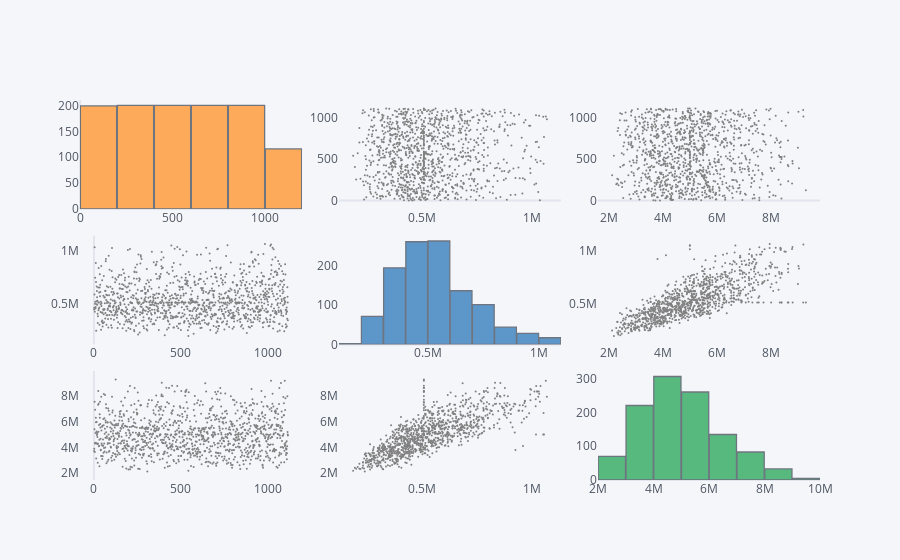

This figure's notebook cell:
### Markdown cell above
#### Bivarient Analysis

### Code cell
base_df.scatter_matrix()

### Figure 1 — Plotly figure (JSON) as saved in the notebook; plotly's stock layout.template omitted (floating-point values rounded to 4 significant figures; data arrays with more than 128 entries replaced by an {"elided": "..."} marker saying what was removed)
{"data": [{"histfunc": "count", "histnorm": "", "marker": {"color": "rgba(255, 153, 51, 1.0)", "line": {"color": "#4D5663", "width": 1.3}}, "name": "Store", "nbinsx": 10, "opacity": 0.8, "orientation": "v", "type": "histogram", "x": {"elided": "1115 int values"}, "xaxis": "x", "yaxis": "y"}, {"line": {"color": "rgba(128, 128, 128, 1.0)", "dash": "solid", "shape": "linear", "width": 1.3}, "marker": {"size": 2, "symbol": "circle"}, "mode": "markers", "name": "Store", "text": "", "type": "scatter", "x": {"elided": "1115 int values"}, "xaxis": "x2", "y": {"elided": "1115 int values"}, "yaxis": "y2"}, {"line": {"color": "rgba(128, 128, 128, 1.0)", "dash": "solid", "shape": "linear", "width": 1.3}, "marker": {"size": 2, "symbol": "circle"}, "mode": "markers", "name": "Store", "text": "", "type": "scatter", "x": {"elided": "1115 int values"}, "xaxis": "x3", "y": {"elided": "1115 int values"}, "yaxis": "y3"}, {"line": {"color": "rgba(128, 128, 128, 1.0)", "dash": "solid", "shape": "linear", "width": 1.3}, "marker": {"size": 2, "symbol": "circle"}, "mode": "markers", "name": "Customers", "text": "", "type": "scatter", "x": {"elided": "1115 int values"}, "xaxis": "x4", "y": {"elided": "1115 int values"}, "yaxis": "y4"}, {"histfunc": "count", "histnorm": "", "marker": {"color": "rgba(55, 128, 191, 1.0)", "line": {"color": "#4D5663", "width": 1.3}}, "name": "Customers", "nbinsx": 10, "opacity": 0.8, "orientation": "v", "type": "histogram", "x": {"elided": "1115 int values"}, "xaxis": "x5", "yaxis": "y5"}, {"line": {"color": "rgba(128, 128, 128, 1.0)", "dash": "solid", "shape": "linear", "width": 1.3}, "marker": {"size": 2, "symbol": "circle"}, "mode": "markers", "name": "Customers", "text": "", "type": "scatter", "x": {"elided": "1115 int values"}, "xaxis": "x6", "y": {"elided": "1115 int values"}, "yaxis": "y6"}, {"line": {"color": "rgba(128, 128, 128, 1.0)", "dash": "solid", "shape": "linear", "width": 1.3}, "marker": {"size": 2, "symbol": "circle"}, "mode": "markers", "name": "Sales", "text": "", "type": "scatter", "x": {"elided": "1115 int values"}, "xaxis": "x7", "y": {"elided": "1115 int values"}, "yaxis": "y7"}, {"line": {"color": "rgba(128, 128, 128, 1.0)", "dash": "solid", "shape": "linear", "width": 1.3}, "marker": {"size": 2, "symbol": "circle"}, "mode": "markers", "name": "Sales", "text": "", "type": "scatter", "x": {"elided": "1115 int values"}, "xaxis": "x8", "y": {"elided": "1115 int values"}, "yaxis": "y8"}, {"histfunc": "count", "histnorm": "", "marker": {"color": "rgba(50, 171, 96, 1.0)", "line": {"color": "#4D5663", "width": 1.3}}, "name": "Sales", "nbinsx": 10, "opacity": 0.8, "orientation": "v", "type": "histogram", "x": {"elided": "1115 int values"}, "xaxis": "x9", "yaxis": "y9"}], "layout": {"bargap": 0.02, "legend": {"bgcolor": "#F5F6F9", "font": {"color": "#4D5663"}}, "paper_bgcolor": "#F5F6F9", "plot_bgcolor": "#F5F6F9", "showlegend": false, "title": {"font": {"color": "#4D5663"}}, "xaxis": {"anchor": "y", "domain": [0, 0.3], "gridcolor": "#E1E5ED", "showgrid": false, "tickfont": {"color": "#4D5663"}, "title": {"font": {"color": "#4D5663"}, "text": ""}, "zerolinecolor": "#E1E5ED"}, "xaxis2": {"anchor": "y2", "domain": [0.35, 0.65], "gridcolor": "#E1E5ED", "showgrid": false, "tickfont": {"color": "#4D5663"}, "title": {"font": {"color": "#4D5663"}, "text": ""}, "zerolinecolor": "#E1E5ED"}, "xaxis3": {"anchor": "y3", "domain": [0.7, 1], "gridcolor": "#E1E5ED", "showgrid": false, "tickfont": {"color": "#4D5663"}, "title": {"font": {"color": "#4D5663"}, "text": ""}, "zerolinecolor": "#E1E5ED"}, "xaxis4": {"anchor": "y4", "domain": [0, 0.3], "gridcolor": "#E1E5ED", "showgrid": false, "tickfont": {"color": "#4D5663"}, "title": {"font": {"color": "#4D5663"}, "text": ""}, "zerolinecolor": "#E1E5ED"}, "xaxis5": {"anchor": "y5", "domain": [0.35, 0.65], "gridcolor": "#E1E5ED", "showgrid": false, "tickfont": {"color": "#4D5663"}, "title": {"font": {"color": "#4D5663"}, "text": ""}, "zerolinecolor": "#E1E5ED"}, "xaxis6": {"anchor": "y6", "domain": [0.7, 1], "gridcolor": "#E1E5ED", "showgrid": false, "tickfont": {"color": "#4D5663"}, "title": {"font": {"color": "#4D5663"}, "text": ""}, "zerolinecolor": "#E1E5ED"}, "xaxis7": {"anchor": "y7", "domain": [0, 0.3], "gridcolor": "#E1E5ED", "showgrid": false, "tickfont": {"color": "#4D5663"}, "title": {"font": {"color": "#4D5663"}, "text": ""}, "zerolinecolor": "#E1E5ED"}, "xaxis8": {"anchor": "y8", "domain": [0.35, 0.65], "gridcolor": "#E1E5ED", "showgrid": false, "tickfont": {"color": "#4D5663"}, "title": {"font": {"color": "#4D5663"}, "text": ""}, "zerolinecolor": "#E1E5ED"}, "xaxis9": {"anchor": "y9", "domain": [0.7, 1], "gridcolor": "#E1E5ED", "showgrid": false, "tickfont": {"color": "#4D5663"}, "title": {"font": {"color": "#4D5663"}, "text": ""}, "zerolinecolor": "#E1E5ED"}, "yaxis": {"anchor": "x", "domain": [0.7133, 1], "gridcolor": "#E1E5ED", "showgrid": false, "tickfont": {"color": "#4D5663"}, "title": {"font": {"color": "#4D5663"}, "text": ""}, "zerolinecolor": "#E1E5ED"}, "yaxis2": {"anchor": "x2", "domain": [0.7133, 1], "gridcolor": "#E1E5ED", "showgrid": false, "tickfont": {"color": "#4D5663"}, "title": {"font": {"color": "#4D5663"}, "text": ""}, "zerolinecolor": "#E1E5ED"}, "yaxis3": {"anchor": "x3", "domain": [0.7133, 1], "gridcolor": "#E1E5ED", "showgrid": false, "tickfont": {"color": "#4D5663"}, "title": {"font": {"color": "#4D5663"}, "text": ""}, "zerolinecolor": "#E1E5ED"}, "yaxis4": {"anchor": "x4", "domain": [0.3567, 0.6433], "gridcolor": "#E1E5ED", "showgrid": false, "tickfont": {"color": "#4D5663"}, "title": {"font": {"color": "#4D5663"}, "text": ""}, "zerolinecolor": "#E1E5ED"}, "yaxis5": {"anchor": "x5", "domain": [0.3567, 0.6433], "gridcolor": "#E1E5ED", "showgrid": false, "tickfont": {"color": "#4D5663"}, "title": {"font": {"color": "#4D5663"}, "text": ""}, "zerolinecolor": "#E1E5ED"}, "yaxis6": {"anchor": "x6", "domain": [0.3567, 0.6433], "gridcolor": "#E1E5ED", "showgrid": false, "tickfont": {"color": "#4D5663"}, "title": {"font": {"color": "#4D5663"}, "text": ""}, "zerolinecolor": "#E1E5ED"}, "yaxis7": {"anchor": "x7", "domain": [0, 0.2867], "gridcolor": "#E1E5ED", "showgrid": false, "tickfont": {"color": "#4D5663"}, "title": {"font": {"color": "#4D5663"}, "text": ""}, "zerolinecolor": "#E1E5ED"}, "yaxis8": {"anchor": "x8", "domain": [0, 0.2867], "gridcolor": "#E1E5ED", "showgrid": false, "tickfont": {"color": "#4D5663"}, "title": {"font": {"color": "#4D5663"}, "text": ""}, "zerolinecolor": "#E1E5ED"}, "yaxis9": {"anchor": "x9", "domain": [0, 0.2867], "gridcolor": "#E1E5ED", "showgrid": false, "tickfont": {"color": "#4D5663"}, "title": {"font": {"color": "#4D5663"}, "text": ""}, "zerolinecolor": "#E1E5ED"}}}
